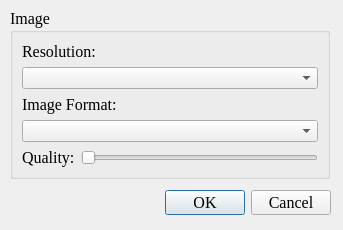
<?xml version="1.0" encoding="UTF-8"?>
<ui version="4.0">
 <class>ImageSettings</class>
 <widget class="QDialog" name="ImageSettings">
  <property name="geometry">
   <rect>
    <x>0</x>
    <y>0</y>
    <width>343</width>
    <height>230</height>
   </rect>
  </property>
  <property name="font">
   <font>
    <family>Times New Roman</family>
    <pointsize>12</pointsize>
   </font>
  </property>
  <property name="windowTitle">
   <string>Dialog</string>
  </property>
  <widget class="QDialogButtonBox" name="buttonBox">
   <property name="geometry">
    <rect>
     <x>160</x>
     <y>190</y>
     <width>171</width>
     <height>25</height>
    </rect>
   </property>
   <property name="orientation">
    <enum>Qt::Horizontal</enum>
   </property>
   <property name="standardButtons">
    <set>QDialogButtonBox::Cancel|QDialogButtonBox::Ok</set>
   </property>
  </widget>
  <widget class="QGroupBox" name="groupBox_2">
   <property name="geometry">
    <rect>
     <x>10</x>
     <y>8</y>
     <width>320</width>
     <height>171</height>
    </rect>
   </property>
   <property name="title">
    <string>Image</string>
   </property>
   <layout class="QGridLayout" name="gridLayout_2">
    <item row="0" column="0" colspan="2">
     <widget class="QLabel" name="label_8">
      <property name="text">
       <string>Resolution:</string>
      </property>
     </widget>
    </item>
    <item row="1" column="0" colspan="2">
     <widget class="QComboBox" name="imageResolutionBox"/>
    </item>
    <item row="2" column="0" colspan="2">
     <widget class="QLabel" name="label_6">
      <property name="text">
       <string>Image Format:</string>
      </property>
     </widget>
    </item>
    <item row="3" column="0" colspan="2">
     <widget class="QComboBox" name="imageCodecBox"/>
    </item>
    <item row="4" column="0">
     <widget class="QLabel" name="label_7">
      <property name="text">
       <string>Quality:</string>
      </property>
     </widget>
    </item>
    <item row="4" column="1">
     <widget class="QSlider" name="imageQualitySlider">
      <property name="maximum">
       <number>4</number>
      </property>
      <property name="orientation">
       <enum>Qt::Horizontal</enum>
      </property>
     </widget>
    </item>
   </layout>
  </widget>
 </widget>
 <resources/>
 <connections/>
</ui>
